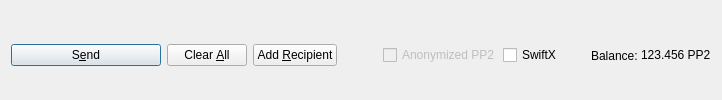
         <widget class="QFrame" name="frame_Send">
          <layout class="QHBoxLayout" name="horizontalLayout">
           <property name="bottomMargin">
            <number>0</number>
           </property>
           <item>
            <widget class="QPushButton" name="sendButton">
             <property name="minimumSize">
              <size>
               <width>150</width>
               <height>0</height>
              </size>
             </property>
             <property name="toolTip">
              <string>Confirm the send action</string>
             </property>
             <property name="text">
              <string>S&amp;end</string>
             </property>
             <property name="icon">
              <iconset resource="../peepcoin.qrc">
               <normaloff>:/icons/send</normaloff>:/icons/send</iconset>
             </property>
             <property name="autoDefault">
              <bool>false</bool>
             </property>
             <property name="default">
              <bool>true</bool>
             </property>
            </widget>
           </item>
           <item>
            <widget class="QPushButton" name="clearButton">
             <property name="sizePolicy">
              <sizepolicy hsizetype="Minimum" vsizetype="Fixed">
               <horstretch>0</horstretch>
               <verstretch>0</verstretch>
              </sizepolicy>
             </property>
             <property name="toolTip">
              <string>Clear all fields of the form.</string>
             </property>
             <property name="text">
              <string>Clear &amp;All</string>
             </property>
             <property name="icon">
              <iconset resource="../peepcoin.qrc">
               <normaloff>:/icons/remove</normaloff>:/icons/remove</iconset>
             </property>
             <property name="autoDefault">
              <bool>false</bool>
             </property>
            </widget>
           </item>
           <item>
            <widget class="QPushButton" name="addButton">
             <property name="toolTip">
              <string>Send to multiple recipients at once</string>
             </property>
             <property name="text">
              <string>Add &amp;Recipient</string>
             </property>
             <property name="icon">
              <iconset resource="../peepcoin.qrc">
               <normaloff>:/icons/add</normaloff>:/icons/add</iconset>
             </property>
             <property name="autoDefault">
              <bool>false</bool>
             </property>
            </widget>
           </item>
           <item>
            <spacer name="horizontalSpacer">
             <property name="orientation">
              <enum>Qt::Horizontal</enum>
             </property>
             <property name="sizeHint" stdset="0">
              <size>
               <width>40</width>
               <height>20</height>
              </size>
             </property>
            </spacer>
           </item>
           <item>
            <layout class="QHBoxLayout" name="horizontalLayout_2">
             <property name="spacing">
              <number>3</number>
             </property>
             <item>
              <widget class="QCheckBox" name="checkzPP2">
               <property name="enabled">
                <bool>false</bool>
               </property>
               <property name="text">
                <string>Anonymized PP2</string>
               </property>
              </widget>
             </item>
             <item>
              <widget class="QCheckBox" name="checkSwiftTX">
               <property name="enabled">
                <bool>true</bool>
               </property>
               <property name="minimumSize">
                <size>
                 <width>85</width>
                 <height>0</height>
                </size>
               </property>
               <property name="text">
                <string>SwiftX</string>
               </property>
              </widget>
             </item>
             <item>
              <widget class="QLabel" name="label">
               <property name="text">
                <string>Balance:</string>
               </property>
              </widget>
             </item>
             <item>
              <widget class="QLabel" name="labelBalance">
               <property name="sizePolicy">
                <sizepolicy hsizetype="Preferred" vsizetype="Fixed">
                 <horstretch>0</horstretch>
                 <verstretch>0</verstretch>
                </sizepolicy>
               </property>
               <property name="cursor">
                <cursorShape>IBeamCursor</cursorShape>
               </property>
               <property name="text">
                <string notr="true">123.456 PP2</string>
               </property>
               <property name="textInteractionFlags">
                <set>Qt::LinksAccessibleByMouse|Qt::TextSelectableByKeyboard|Qt::TextSelectableByMouse</set>
               </property>
              </widget>
             </item>
            </layout>
           </item>
          </layout>
         </widget>
